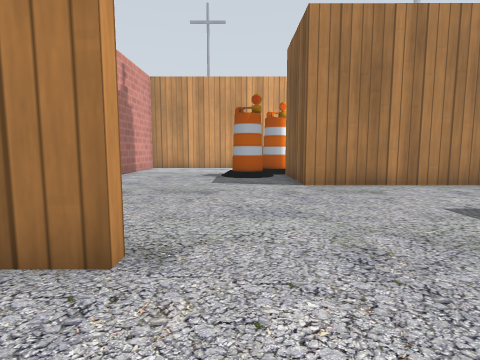
view 1 (above)

17 first-person views from a walk through a Gazebo world. The camera is 0.5 m above the floor, tilts 6° down and sees 80° across. The lines on the ground mark 1 m squares. The floor is counted in squares, 0.5 m on a side. Each view is taken from the middle of a square. On the plan, view 1 faces up. The plan holds only what a view shows up to about 11 squares ahead; the rest is blank. The place goes on beyond the plan. Simple patterns stand in for the simulator's built-in surfaces. Simple shapes stand in for some stock models. Some surface patterns are stand-ins.

view 2
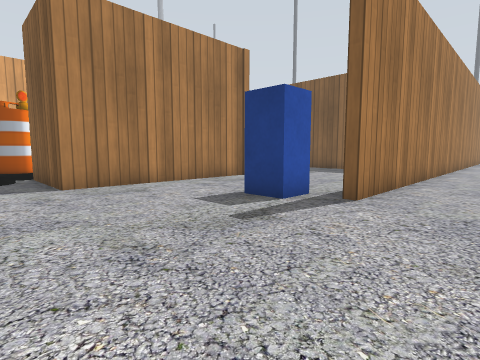

view 3
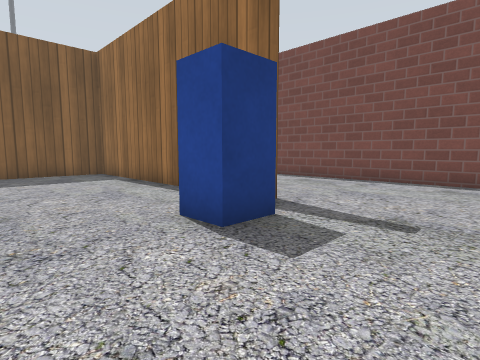

view 4
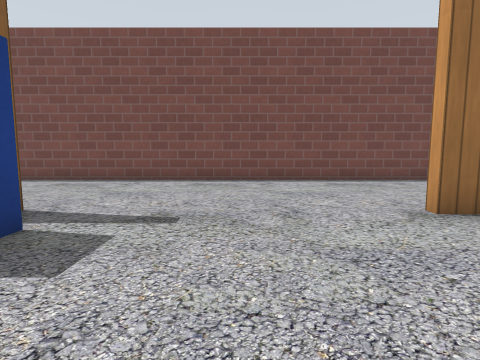

view 5
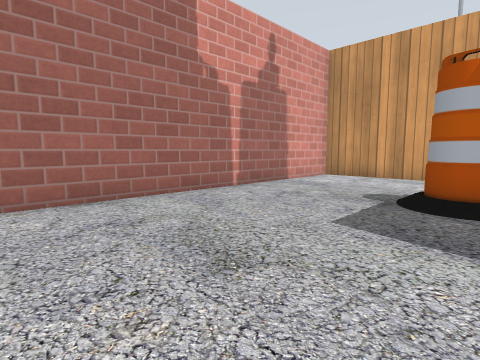

view 6
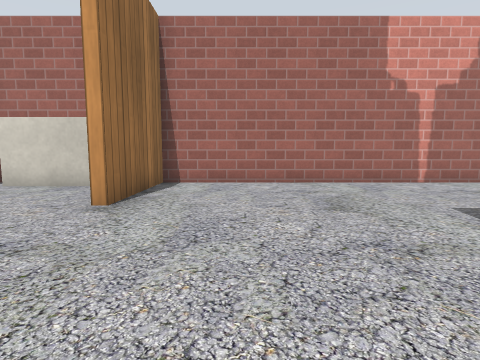

view 7
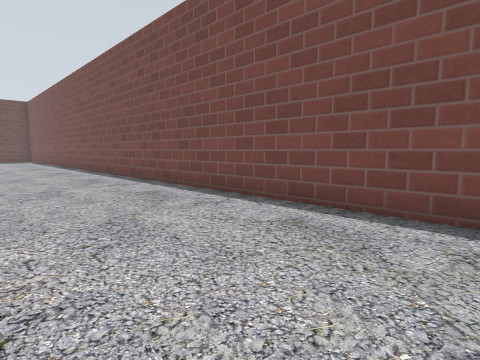

view 8
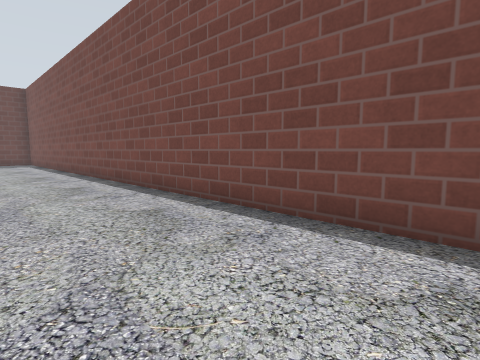

view 9
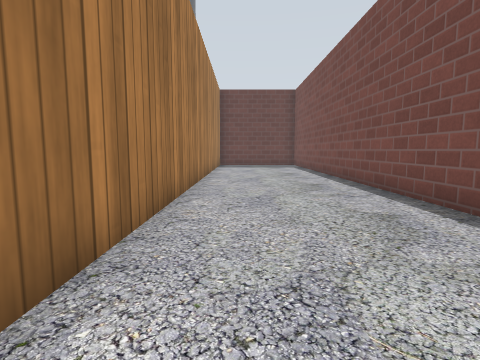

view 10
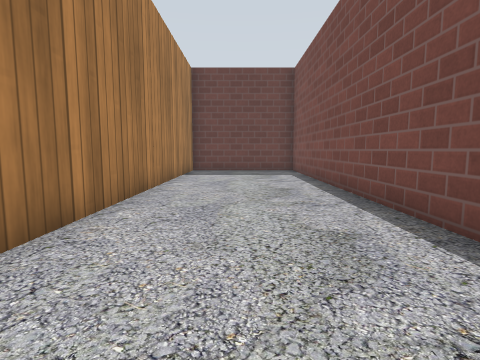

view 11
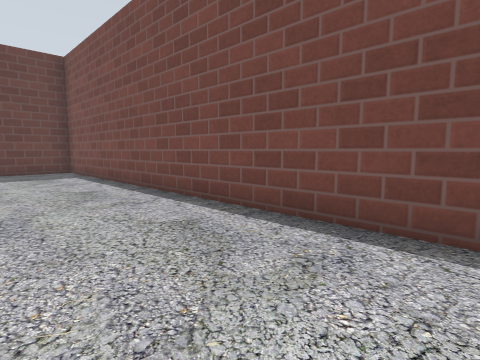

view 12
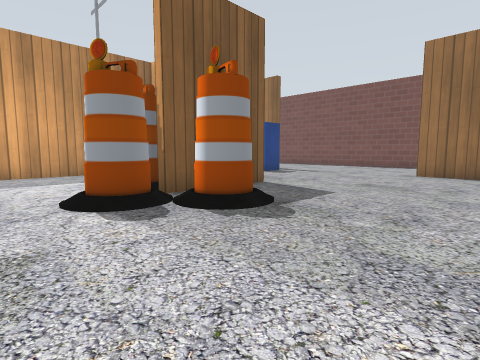

view 13
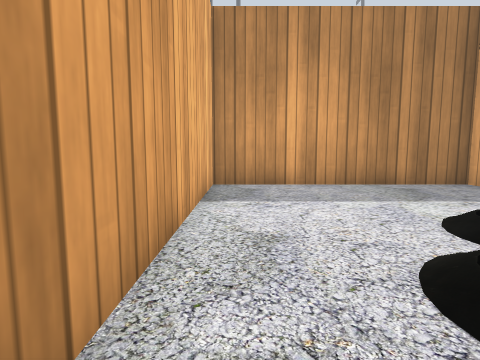

view 14
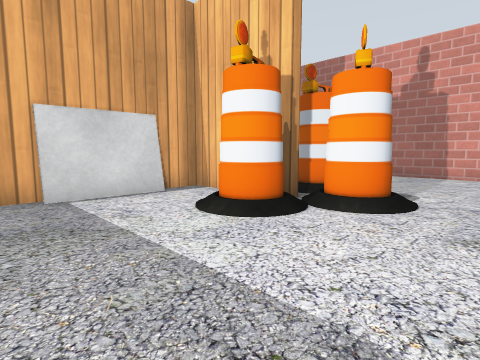

view 15
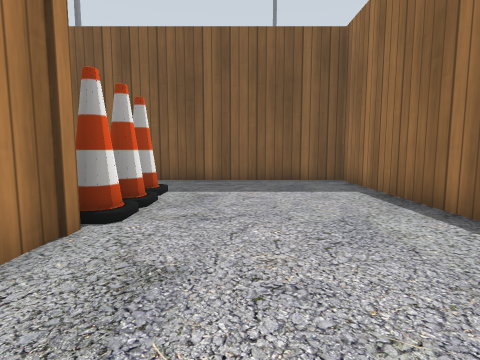

view 16
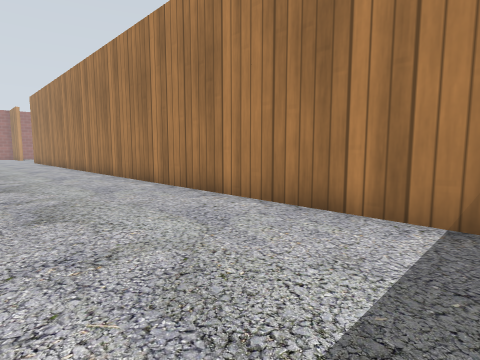

view 17
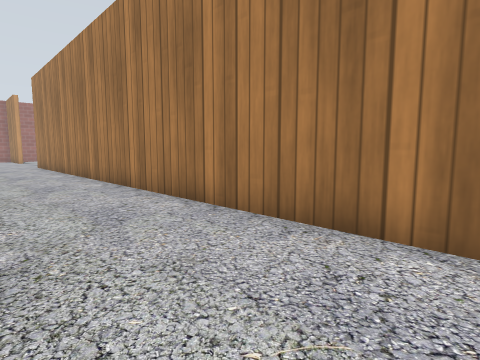

### Floor plan
Points are (right, up) in squares from view 1. A wall is a line through its corners. A room is listed if a view was taken in it or the views show most of it. See-through windows are left out.
Room 1 (views 1, 2, 3, 4, 5, 6, 7, 8, 9, 10, 11, 12, 13, 15, 16, 17)
walls: (8.5, 8.1) (1.8, 8.1) (1.8, 11.6); (2.4, 15.8) (-4.3, 15.8); (5.5, 2.6) (14.5, 2.6) (14.5, 11.5); (-4.8, 15.3) (-4.8, 2.6) (-1, 2.6); (31.7, 2.3) (5.5, 2.3); (-4.8, 0.4) (-4.8, -2.5); (-4.4, -2.6) (32.5, -2.6)
low walls: (-1, 2.3) (-2.1, 2.3); (-3.9, 0.9) (-3.9, -1.6)
ways out: opening at (2, 13.5) to room 2
objects: barrel (0, 11) to (1, 12); barrel (1, 12) to (2, 13); postbox (5, 3) to (6, 5); cone (9, 8); other object (9, 16); cone (10, 8) to (11, 8); cone (12, 8)
Room 2 (view 14)
walls: (2.1, 11.6) (2.1, 8.4) (8.2, 8.4) (8.2, 15.8) (2.4, 15.8)
ways out: opening at (2, 13.5) to room 1
objects: barrel (3, 11) to (4, 12); grey box (4, 9) to (6, 9)

Where each view was taken, in squares from view 1:
view 1: 0 up, 0 right, facing up
view 2: 0 up, 0 right, facing up-right
view 3: 7 up, 2 right, facing down-right
view 4: 7 up, 2 right, facing down
view 5: 5 up, 1 right, facing up-left
view 6: 5 up, 4 right, facing left
view 7: 2 up, 5 right, facing down-right
view 8: 1 up, 11 right, facing down-right
view 9: 1 up, 15 right, facing right
view 10: 0 up, 20 right, facing right
view 11: 1 up, 20 right, facing down-right
view 12: 15 up, 4 left, facing down-right
view 13: 15 up, 0 right, facing right
view 14: 15 up, 7 right, facing down-left
view 15: 6 up, 5 right, facing right
view 16: 2 down, 32 right, facing up-left
view 17: 1 down, 25 right, facing up-left
